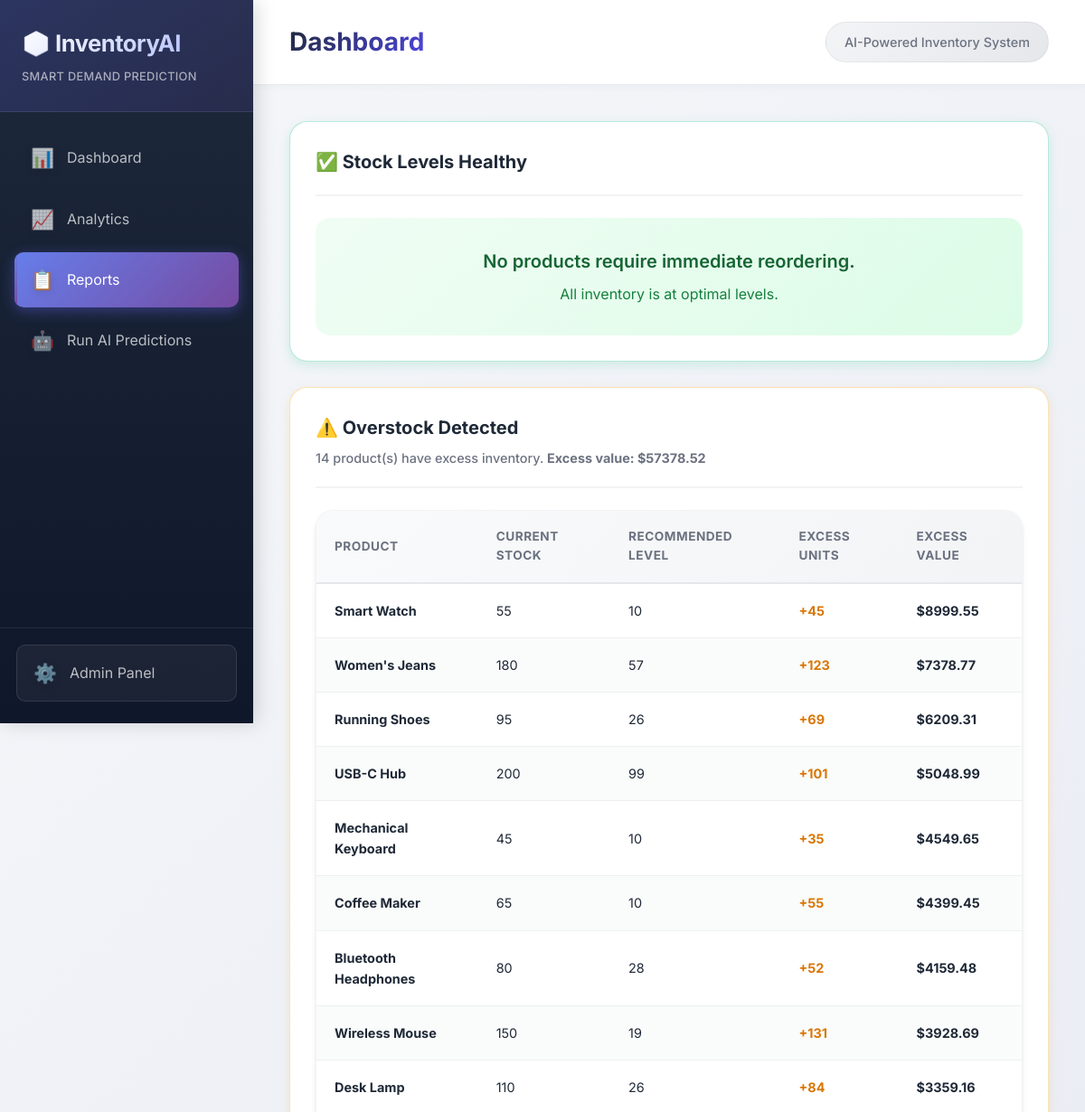
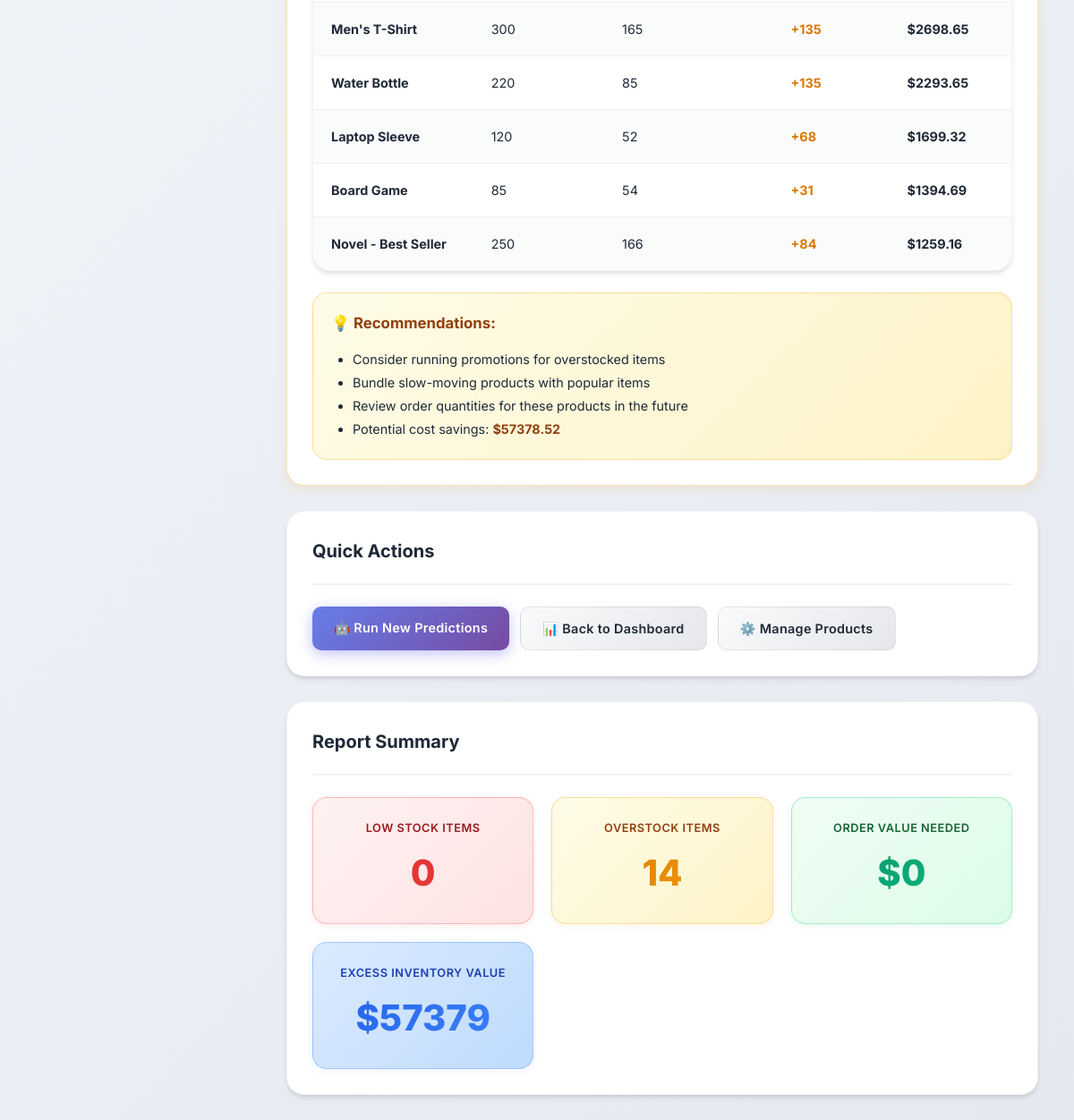
The page /reports/ on the database its author committed (2 pictures, top to bottom).
### inventory_system/models.py (models this page shows, shortened)
class Product(models.Model):
    CATEGORY_CHOICES = [
        ('electronics', 'Electronics'),
        ('clothing', 'Clothing'),
        ('food', 'Food & Beverages'),
        ('home', 'Home & Garden'),
        ('sports', 'Sports & Outdoors'),
        ('toys', 'Toys & Games'),
        ('books', 'Books & Media'),
        ('other', 'Other'),
    ]
    name = models.CharField(max_length=200, unique=True)
    category = models.CharField(max_length=20, choices=CATEGORY_CHOICES, default='other')
    current_stock = models.IntegerField(default=0)
    unit_price = models.DecimalField(max_digits=10, decimal_places=2)
    created_at = models.DateTimeField(auto_now_add=True)
    updated_at = models.DateTimeField(auto_now=True)
    class Meta:
        ordering = ['name']
        verbose_name_plural = 'Products'

### inventory_system/views.py (the view, shortened to what this page needs)
# urls.py: path('reports/', views.reports, name='reports'),
def reports(request):
    low_stock_products = []
    for product in Product.objects.all():
        latest_prediction = product.predictions.first()
    low_stock_products.sort(key=lambda x: x['urgency'], reverse=True)
    total_order_value = sum(p['order_value'] for p in low_stock_products)
    overstock_products = []
    for product in Product.objects.all():
        latest_prediction = product.predictions.first()
        if latest_prediction and latest_prediction.status == 'overstock':
            overstock_products.append({
                'id': product.id,
                'name': product.name,
                'current_stock': product.current_stock,
                'recommended_stock': latest_prediction.recommended_stock,
                'excess': product.current_stock - latest_prediction.recommended_stock,
                'excess_value': float(product.unit_price) * (
                    product.current_stock - latest_prediction.recommended_stock
                ),
            })
    overstock_products.sort(key=lambda x: x['excess_value'], reverse=True)
    total_excess_value = sum(p['excess_value'] for p in overstock_products)
    context = {
        'low_stock_products': low_stock_products,
        'overstock_products': overstock_products,
        'total_low_stock': len(low_stock_products),
        'total_overstock': len(overstock_products),
        'total_order_value': total_order_value,
        'total_excess_value': total_excess_value,
        'page_title': 'Reports',
    }
    return render(request, 'inventory_system/reports.html', context)

### templates/inventory_system/reports.html (shortened to what this page needs)
{% extends 'base.html' %}
{% load inventory_filters %}
{% block content %}
{% if low_stock_products %}
<div class="card" style="border-left: 4px solid #ef4444; border: 1px solid rgba(239, 68, 68, 0.3); box-shadow: 0 4px 12px rgba(239, 68, 68, 0.15);">
    <div class="card-header">
        <div>
            <h3 class="card-title">🚨 Immediate Reorder Required</h3>
            <p class="card-subtitle">
                {{ total_low_stock }} product(s) need immediate attention.
                <strong>Estimated order value: ${{ total_order_value|floatformat:2 }}</strong>
            </p>
        </div>
    </div>
    <div class="table-container">
        <table class="table">
            <thead>
                <tr>
                    <th>Priority</th>
                    <th>Product</th>
                    <th>Category</th>
                    <th>Current Stock</th>
                    <th>Recommended</th>
                    <th>Quantity to Order</th>
                    <th>Unit Price</th>
                    <th>Order Value</th>
                    <th>AI Confidence</th>
                </tr>
            </thead>
            <tbody>
                {% for product in low_stock_products %}
                <tr>
                    <td>
                        {% if forloop.counter == 1 %}
                            <span class="badge low-stock">⚠️ Critical</span>
                        {% else %}
                            <span class="badge low-stock">High</span>
                        {% endif %}
                    </td>
                    <td><strong>{{ product.name }}</strong></td>
                    <td>{{ product.category }}</td>
                    <td>
                        <strong style="color: #dc2626;">{{ product.current_stock }}</strong>
                    </td>
                    <td>{{ product.recommended_stock }}</td>
                    <td>
                        <strong style="color: #dc2626;">+{{ product.urgency }}</strong>
                    </td>
                    <td>${{ product.unit_price }}</td>
                    <td><strong>${{ product.order_value|floatformat:2 }}</strong></td>
                    <td>
                        {% if product.confidence %}
                            <small>{{ product.confidence|percentage }}</small>
                        {% else %}
                            <span class="text-secondary">—</span>
                        {% endif %}
                    </td>
                </tr>
                {% endfor %}
            </tbody>
        </table>
    </div>
    <div style="margin-top: 24px; padding: 20px; background: linear-gradient(135deg, #fef2f2 0%, #fee2e2 100%); border-radius: var(--radius-lg); border: 1px solid rgba(239, 68, 68, 0.3);">
        <strong style="color: #991b1b; font-size: 1.05rem;">📋 Recommended Actions:</strong>
        <ul style="margin: 14px 0 0 24px; font-size: 0.9rem; line-height: 1.8;">
            <li>Contact suppliers immediately for critical items</li>
            <li>Consider expedited shipping for top 3 priority items</li>
            <li>Review demand forecasts to adjust order quantities</li>
            <li>Total estimated investment: <strong style="color: #991b1b;">${{ total_order_value|floatformat:2 }}</strong></li>
        </ul>
    </div>
</div>
{% else %}
<div class="card" style="border: 1px solid rgba(16, 185, 129, 0.3); box-shadow: 0 4px 12px rgba(16, 185, 129, 0.15);">
    <div class="card-header">
        <h3 class="card-title">✅ Stock Levels Healthy</h3>
    </div>
    <div style="padding: 32px; text-align: center; background: linear-gradient(135deg, #f0fdf4 0%, #dcfce7 100%); border-radius: var(--radius-lg);">
        <p style="font-size: 1.25rem; margin-bottom: 8px; color: #166534; font-weight: 600;">No products require immediate reordering.</p>
        <p style="color: #15803d;">All inventory is at optimal levels.</p>
    </div>
</div>
{% endif %}
{% if overstock_products %}
<div class="card" style="margin-top: 28px; border-left: 4px solid #f59e0b; border: 1px solid rgba(245, 158, 11, 0.3); box-shadow: 0 4px 12px rgba(245, 158, 11, 0.15);">
    <div class="card-header">
        <div>
            <h3 class="card-title">⚠️ Overstock Detected</h3>
            <p class="card-subtitle">
                {{ total_overstock }} product(s) have excess inventory.
                <strong>Excess value: ${{ total_excess_value|floatformat:2 }}</strong>
            </p>
        </div>
    </div>
    <div class="table-container">
        <table class="table">
            <thead>
                <tr>
                    <th>Product</th>
                    <th>Current Stock</th>
                    <th>Recommended Level</th>
                    <th>Excess Units</th>
                    <th>Excess Value</th>
                </tr>
            </thead>
            <tbody>
                {% for product in overstock_products %}
                <tr>
                    <td><strong>{{ product.name }}</strong></td>
                    <td>{{ product.current_stock }}</td>
                    <td>{{ product.recommended_stock }}</td>
                    <td>
                        <strong style="color: #d97706;">+{{ product.excess }}</strong>
                    </td>
                    <td><strong>${{ product.excess_value|floatformat:2 }}</strong></td>
                </tr>
                {% endfor %}
            </tbody>
        </table>
    </div>
    <div style="margin-top: 24px; padding: 20px; background: linear-gradient(135deg, #fefce8 0%, #fef3c7 100%); border-radius: var(--radius-lg); border: 1px solid rgba(245, 158, 11, 0.3);">
        <strong style="color: #92400e; font-size: 1.05rem;">💡 Recommendations:</strong>
        <ul style="margin: 14px 0 0 24px; font-size: 0.9rem; line-height: 1.8;">
            <li>Consider running promotions for overstocked items</li>
            <li>Bundle slow-moving products with popular items</li>
            <li>Review order quantities for these products in the future</li>
            <li>Potential cost savings: <strong style="color: #92400e;">${{ total_excess_value|floatformat:2 }}</strong></li>
        </ul>
    </div>
</div>
{% endif %}
<div class="card" style="margin-top: 24px;">
    <div class="card-header">
        <h3 class="card-title">Quick Actions</h3>
    </div>
    <div style="display: flex; gap: 12px; flex-wrap: wrap;">
        <a href="{% url 'inventory_system:run_predictions' %}" class="btn btn-primary">
            🤖 Run New Predictions
        </a>
        <a href="{% url 'inventory_system:dashboard' %}" class="btn btn-secondary">
            📊 Back to Dashboard
        </a>
        <a href="/admin/inventory_system/product/" class="btn btn-secondary">
            ⚙️ Manage Products
        </a>
    </div>
</div>
<div class="card" style="margin-top: 28px;">
    <div class="card-header">
        <h3 class="card-title">Report Summary</h3>
    </div>
    <div style="display: grid; grid-template-columns: repeat(auto-fit, minmax(220px, 1fr)); gap: 20px;">
        <div style="padding: 24px; background: linear-gradient(135deg, #fef2f2 0%, #fee2e2 100%); border-radius: var(--radius-lg); text-align: center; border: 1px solid rgba(239, 68, 68, 0.3); box-shadow: 0 2px 8px rgba(239, 68, 68, 0.1); transition: all 0.3s ease;">
            <div style="font-size: 0.8rem; color: #991b1b; text-transform: uppercase; letter-spacing: 0.5px; font-weight: 600;">Low Stock Items</div>
            <div style="font-size: 2.5rem; font-weight: 800; background: linear-gradient(135deg, #dc2626 0%, #ef4444 100%); -webkit-background-clip: text; -webkit-text-fill-color: transparent; background-clip: text; margin-top: 8px;">{{ total_low_stock }}</div>
        </div>
        <div style="padding: 24px; background: linear-gradient(135deg, #fefce8 0%, #fef3c7 100%); border-radius: var(--radius-lg); text-align: center; border: 1px solid rgba(245, 158, 11, 0.3); box-shadow: 0 2px 8px rgba(245, 158, 11, 0.1); transition: all 0.3s ease;">
            <div style="font-size: 0.8rem; color: #92400e; text-transform: uppercase; letter-spacing: 0.5px; font-weight: 600;">Overstock Items</div>
            <div style="font-size: 2.5rem; font-weight: 800; background: linear-gradient(135deg, #d97706 0%, #f59e0b 100%); -webkit-background-clip: text; -webkit-text-fill-color: transparent; background-clip: text; margin-top: 8px;">{{ total_overstock }}</div>
        </div>
        <div style="padding: 24px; background: linear-gradient(135deg, #f0fdf4 0%, #dcfce7 100%); border-radius: var(--radius-lg); text-align: center; border: 1px solid rgba(16, 185, 129, 0.3); box-shadow: 0 2px 8px rgba(16, 185, 129, 0.1); transition: all 0.3s ease;">
            <div style="font-size: 0.8rem; color: #166534; text-transform: uppercase; letter-spacing: 0.5px; font-weight: 600;">Order Value Needed</div>
            <div style="font-size: 2.5rem; font-weight: 800; background: linear-gradient(135deg, #059669 0%, #10b981 100%); -webkit-background-clip: text; -webkit-text-fill-color: transparent; background-clip: text; margin-top: 8px;">${{ total_order_value|floatformat:0 }}</div>
        </div>
        <div style="padding: 24px; background: linear-gradient(135deg, #dbeafe 0%, #bfdbfe 100%); border-radius: var(--radius-lg); text-align: center; border: 1px solid rgba(59, 130, 246, 0.3); box-shadow: 0 2px 8px rgba(59, 130, 246, 0.1); transition: all 0.3s ease;">
            <div style="font-size: 0.8rem; color: #1e40af; text-transform: uppercase; letter-spacing: 0.5px; font-weight: 600;">Excess Inventory Value</div>
            <div style="font-size: 2.5rem; font-weight: 800; background: linear-gradient(135deg, #2563eb 0%, #3b82f6 100%); -webkit-background-clip: text; -webkit-text-fill-color: transparent; background-clip: text; margin-top: 8px;">${{ total_excess_value|floatformat:0 }}</div>
        </div>
    </div>
</div>
{% endblock %}

### static/css/style.css (style rules this page uses)
:root { --primary-color: #6366f1; --primary-hover: #4f46e5; --primary-light: #818cf8; --success-color: #10b981; --success-light: #34d399; --warning-color: #f59e0b; --warning-light: #fbbf24; --danger-color: #ef4444; --danger-light: #f87171; --info-color: #3b82f6; --info-light: #60a5fa; --purple-color: #8b5cf6; --pink-color: #ec4899; --cyan-color: #06b6d4; --bg-primary: #f3f4f6; --bg-secondary: #ffffff; --bg-sidebar: linear-gradient(180deg, #1e293b 0%, #0f172a 100%); --text-primary: #1f2937; --text-secondary: #6b7280; --text-light: #9ca3af; --border-color: #e5e7eb; --shadow-sm: 0 1px 3px rgba(0, 0, 0, 0.08), 0 1px 2px rgba(0, 0, 0, 0.04); --shadow-md: 0 4px 6px -1px rgba(0, 0, 0, 0.1), 0 2px 4px -1px rgba(0, 0, 0, 0.06); --shadow-lg: 0 10px 15px -3px rgba(0, 0, 0, 0.1), 0 4px 6px -2px rgba(0, 0, 0, 0.05); --shadow-xl: 0 20px 25px -5px rgba(0, 0, 0, 0.1), 0 10px 10px -5px rgba(0, 0, 0, 0.04); --shadow-glow: 0 0 20px rgba(99, 102, 241, 0.3); --radius-sm: 6px; --radius-md: 10px; --radius-lg: 16px; --radius-xl: 20px; --gradient-primary: linear-gradient(135deg, #667eea 0%, #764ba2 100%); --gradient-success: linear-gradient(135deg, #11998e 0%, #38ef7d 100%); --gradient-warning: linear-gradient(135deg, #f093fb 0%, #f5576c 100%); --gradient-danger: linear-gradient(135deg, #fa709a 0%, #fee140 100%); --gradient-info: linear-gradient(135deg, #4facfe 0%, #00f2fe 100%); --gradient-purple: linear-gradient(135deg, #a8edea 0%, #fed6e3 100%); --gradient-ocean: linear-gradient(135deg, #667eea 0%, #764ba2 100%); }
* { margin: 0; padding: 0; box-sizing: border-box; }
body { font-family: 'Inter', -apple-system, BlinkMacSystemFont, 'Segoe UI', Roboto, 'Helvetica Neue', Arial, sans-serif; background: linear-gradient(135deg, #f5f7fa 0%, #e4e8f0 100%); color: var(--text-primary); line-height: 1.6; min-height: 100vh; }
.card { background: var(--bg-secondary); border-radius: var(--radius-xl); box-shadow: var(--shadow-md); padding: 28px; margin-bottom: 28px; border: 1px solid rgba(229, 231, 235, 0.5); transition: all 0.3s ease; }
.card-header { display: flex; justify-content: space-between; align-items: center; margin-bottom: 24px; padding-bottom: 20px; border-bottom: 2px solid rgba(229, 231, 235, 0.5); }
.card-title { font-size: 1.25rem; font-weight: 700; color: var(--text-primary); }
.card-subtitle { font-size: 0.9rem; color: var(--text-secondary); margin-top: 6px; font-weight: 500; }
.table-container { background: var(--bg-secondary); border-radius: var(--radius-xl); box-shadow: var(--shadow-md); overflow: hidden; border: 1px solid rgba(229, 231, 235, 0.5); }
.table { width: 100%; border-collapse: collapse; }
.table thead { background: linear-gradient(135deg, #f9fafb 0%, #f3f4f6 100%); }
.table th { padding: 18px 20px; text-align: left; font-weight: 700; font-size: 0.85rem; color: var(--text-secondary); text-transform: uppercase; letter-spacing: 0.5px; border-bottom: 2px solid var(--border-color); }
.table td { padding: 18px 20px; border-bottom: 1px solid rgba(229, 231, 235, 0.6); font-size: 0.9rem; color: var(--text-primary); }
.table tbody tr { transition: all 0.2s ease; }
.table tbody tr:last-child td { border-bottom: none; }
.table tbody tr:nth-child(even) { background: rgba(243, 244, 246, 0.4); }
.btn { display: inline-block; padding: 12px 24px; border: none; border-radius: var(--radius-md); font-size: 0.9rem; font-weight: 600; text-decoration: none; cursor: pointer; transition: all 0.3s cubic-bezier(0.4, 0, 0.2, 1); position: relative; overflow: hidden; letter-spacing: 0.3px; }
.btn::before { content: ''; position: absolute; top: 0; left: -100%; width: 100%; height: 100%; background: linear-gradient(90deg, transparent, rgba(255, 255, 255, 0.3), transparent); transition: left 0.5s; }
.btn-primary { background: var(--gradient-primary); color: white; box-shadow: 0 4px 15px rgba(99, 102, 241, 0.4); }
.btn-secondary { background: linear-gradient(135deg, #f9fafb 0%, #e5e7eb 100%); color: var(--text-primary); border: 1px solid rgba(0, 0, 0, 0.08); }
.summary-card, .card, .table tbody tr { animation: fadeIn 0.4s ease; }

### rows shown on the page
Product: name "Smart Watch"
Product: name "Women's Jeans"
Product: name "Running Shoes"
Product: name "USB-C Hub"
Product: name "Mechanical Keyboard"
Product: name "Coffee Maker"
Product: name "Bluetooth Headphones"
Product: name "Wireless Mouse"
Product: name "Desk Lamp"
Product: name "Men's T-Shirt"
Product: name "Water Bottle"
Product: name "Laptop Sleeve"
Product: name "Board Game"
Product: name "Novel - Best Seller"

### other values the page prints
{{ total_overstock }} "14"
{{ total_excess_value|floatformat:2 }} "57378.52"
{{ product.current_stock }} "55" "180" "95" "200" "45" "65" "80" "150" "110" "300" "220" "120" "85" "250"
{{ product.recommended_stock }} "10" "57" "26" "99" "10" "10" "28" "19" "26" "165" "85" "52" "54" "166"
{{ product.excess }} "45" "123" "69" "101" "35" "55" "52" "131" "84" "135" "135" "68" "31" "84"
{{ product.excess_value|floatformat:2 }} "8999.55" "7378.77" "6209.31" "5048.99" "4549.65" "4399.45" "4159.48" "3928.69" "3359.16" "2698.65" "2293.65" "1699.32" "1394.69" "1259.16"
{{ total_low_stock }} "0"
{{ total_order_value|floatformat:0 }} "0"
{{ total_excess_value|floatformat:0 }} "57379"
